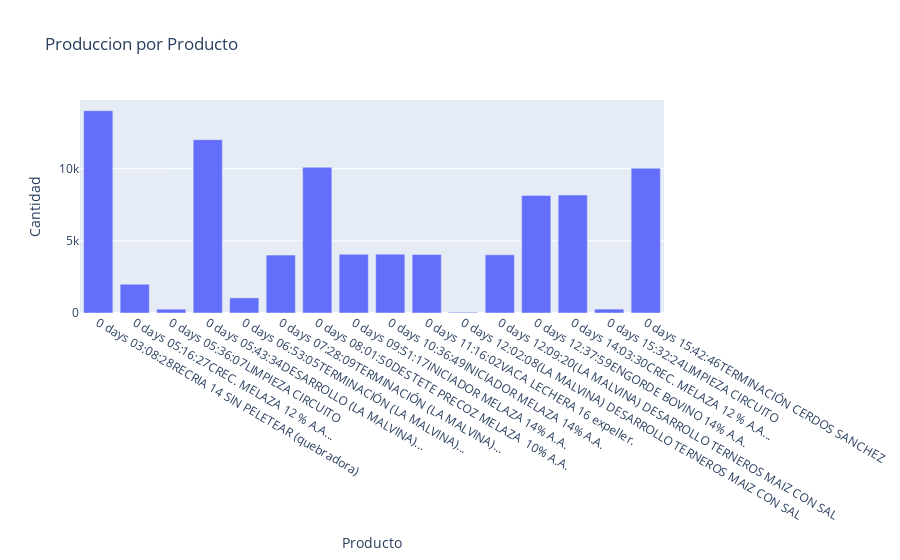

Write notebook code for a chart like this one.
### Code cell
import plotly.graph_objects as go

nombre = df['Hora'].astype('str') + df['Nombre']
# Crear gráfico de barras
fig = go.Figure(data=[go.Bar(x=nombre, y=df['Dosificado'])])

# Personalizar el gráfico
fig.update_layout(title='Produccion por Producto',
                  xaxis_title='Producto',
                  yaxis_title='Cantidad')

# Mostrar el gráfico
fig.show()

### Figure 1 — Plotly figure (JSON) as saved in the notebook; plotly's stock layout.template omitted (floating-point values rounded to 4 significant figures)
{"data": [{"type": "bar", "x": ["0 days 03:08:28RECRIA 14 SIN PELETEAR (quebradora)", "0 days 05:16:27CREC. MELAZA 12 % A.A...", "0 days 05:36:07LIMPIEZA CIRCUITO", "0 days 05:43:34DESARROLLO (LA MALVINA)...", "0 days 06:53:05TERMINACIÓN (LA MALVINA)...", "0 days 07:28:09TERMINACIÓN (LA MALVINA)...", "0 days 08:01:50DESTETE PRECOZ MELAZA  10% A.A.", "0 days 09:51:17INICIADOR MELAZA 14% A.A.", "0 days 10:36:49INICIADOR MELAZA 14% A.A.", "0 days 11:16:02VACA LECHERA 16 expeller.", "0 days 12:02:08(LA MALVINA) DESARROLLO TERNEROS MAIZ CON SAL", "0 days 12:09:20(LA MALVINA) DESARROLLO TERNEROS MAIZ CON SAL", "0 days 12:37:59ENGORDE BOVINO 14% A.A.", "0 days 14:03:30CREC. MELAZA 12 % A.A...", "0 days 15:32:24LIMPIEZA CIRCUITO", "0 days 15:42:46TERMINACIÓN CERDOS SANCHEZ"], "y": [14010.0, 1993.0, 266.1, 12010.0, 1049.0, 4009.0, 10100.0, 4062.0, 4076.0, 4051.0, 52.0, 4031.0, 8145.0, 8170.0, 270.2, 10030.0]}], "layout": {"title": {"text": "Produccion por Producto"}, "xaxis": {"title": {"text": "Producto"}}, "yaxis": {"title": {"text": "Cantidad"}}}}
